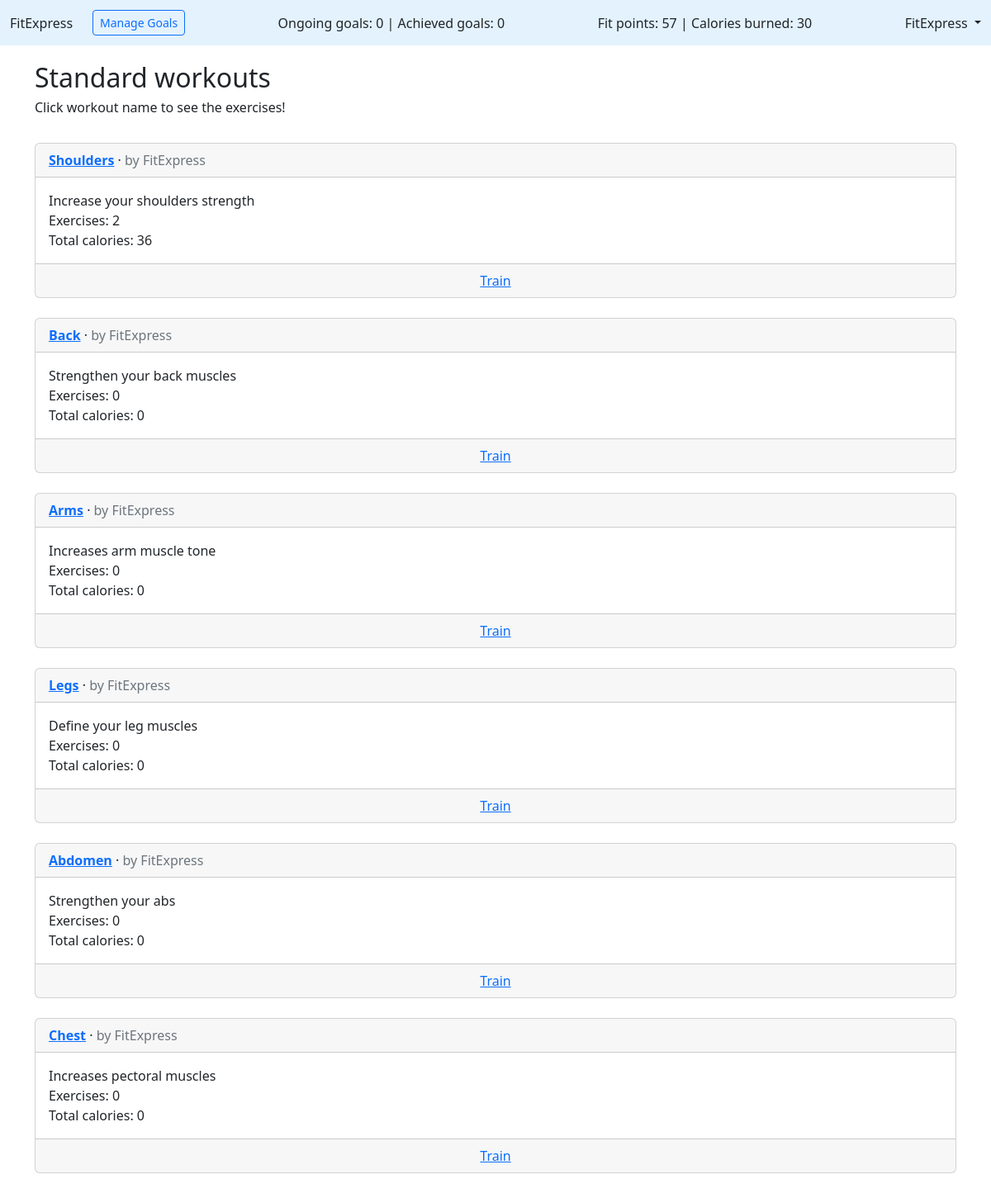
The page /workouts/ (signed in) on the database as committed earlier.
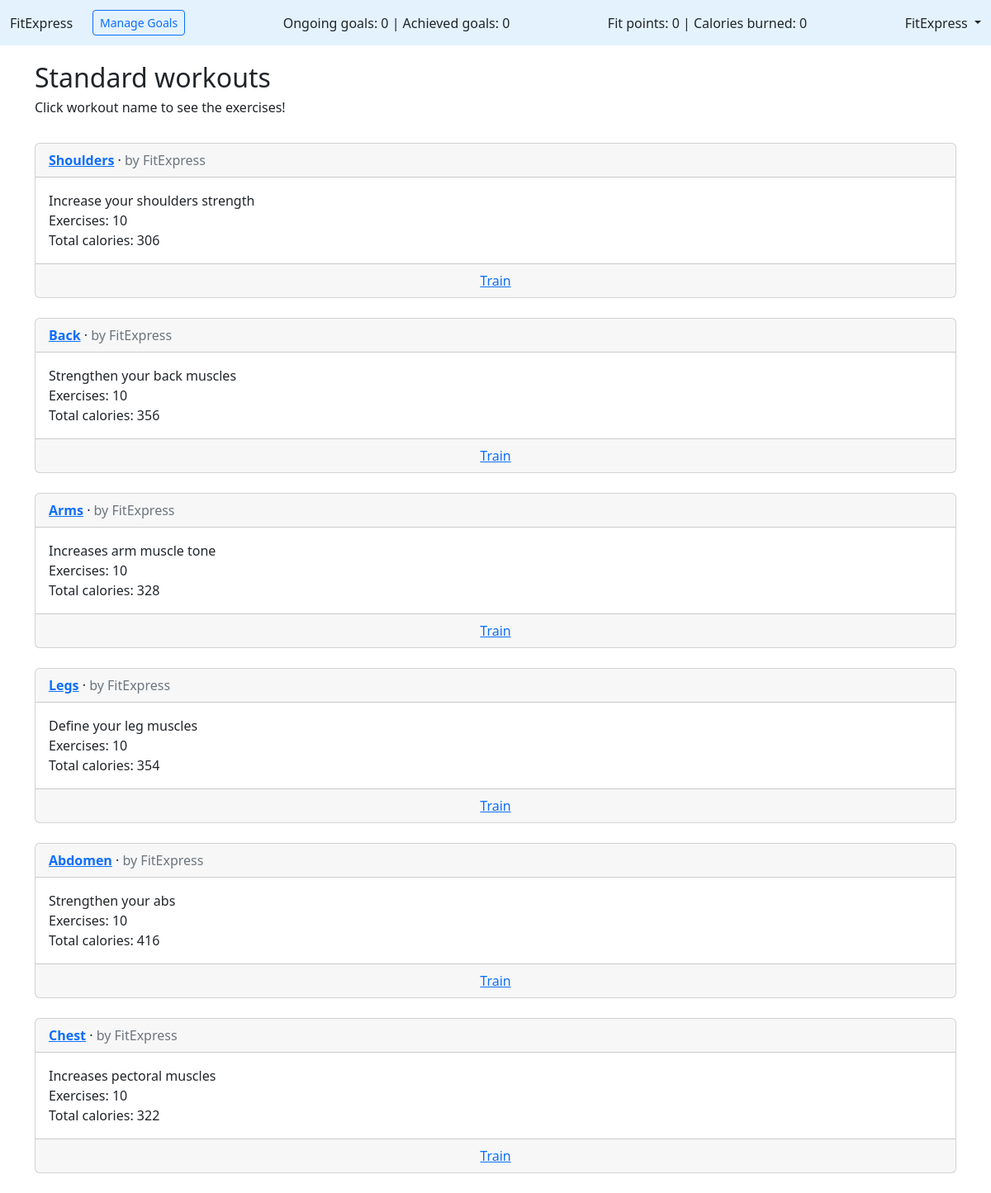
The same page on the database as committed later.
### accounts/models.py (models this page shows, shortened)
class CustomUser(AbstractUser):
    birth = models.DateField(null=True, blank=True)
    calories_burned = models.PositiveIntegerField(default=0)
    fit_points = models.PositiveIntegerField(default=0)
    weight = models.PositiveIntegerField(null=True)
    completed_goals = models.PositiveIntegerField(default=0)
    active_goals = models.PositiveIntegerField(default=0)

### workouts/models.py (models this page shows, shortened)
class Workout(models.Model):
    title = models.CharField(max_length=255)
    description = models.TextField()
    exercise_num = models.PositiveIntegerField(default=0)
    last_training_date = models.DateField(null=True, blank=True)
    kcal = models.PositiveIntegerField(default=0)
    author = models.ForeignKey(
        settings.AUTH_USER_MODEL,
        on_delete=models.CASCADE,
    )

### workouts/views.py (the view)
# urls.py: path("", WorkoutStandardListView.as_view(), name="workoutstandardlist"),
class WorkoutStandardListView(LoginRequiredMixin, ListView):
    model = Workout
    template_name = "workoutstandard_list.html"

### templates/workoutstandard_list.html (shortened to what this page needs)
{% extends "base.html" %}
{% block content %}
<h2>Standard workouts</h2>
<h6>Click workout name to see the exercises!</h6>
<br>
{% for workout in workout_list %}
{% if workout.author.username == "FitExpress" %}
<div class="card">
  <div class="card-header">
    <span class="fw-bold">
      <a href="{% url 'workoutexercises' workout.pk %}">{{ workout.title }}</a>
    </span> &middot;
    <span class="text-muted">by FitExpress
  </div>
  <div class="card-body">
    {{ workout.description }}
    <br>
    Exercises: {{ workout.exercise_num }}
    <br>
    Total calories: {{ workout.kcal }}
  </div>
  <div class="card-footer text-center text-muted">
    <a href="{% url 'workouttrain' workout.pk %}">Train</a>
  </div>
</div>
<br />
{% endif %}
{% endfor %}
{% endblock content %}

### templates/base.html (shortened to what this page needs)
<!DOCTYPE html>
<html>
<head>
  <link href="https://cdn.jsdelivr.net/npm/bootstrap@5.2.3/dist/css/bootstrap.min.css" rel="stylesheet"
>
</head>
<body>
  <header class="p-3 mb-3 border-bottom">
    <div class="d-flex flex-wrap align-items-center justify-content-center
        justify-content-lg-start fixed-top" style="background-color: #e3f2fd; padding: 1%">
      <a class="navbar-brand" href="{% url 'home' %}">FitExpress</a><br>
      {% if user.is_authenticated %}
      <ul class="nav col-12 col-lg-auto me-lg-auto mb-2 justify-content-center
          mb-md-0 ms-4">
        <li><a type="button" class="btn btn-outline-primary btn-sm" href="{% url "goalslist" %}">Manage Goals</a></li>
      </ul>
      <ul class="nav col-12 col-lg-auto me-lg-auto mb-2 justify-content-center
          mb-md-0">
        <li>Ongoing goals: {{ user.active_goals }} | Achieved goals: {{ user.completed_goals }}</li>
      </ul>
      <ul class="nav col-12 col-lg-auto me-lg-auto mb-2 justify-content-center mb-md-0">
        <li>Fit points: {{ user.fit_points }} | Calories burned: {{ user.calories_burned }}</li>
      </ul>
      <div class="dropdown text-end">
        <a href="#" class="d-block link-dark text-decoration-none dropdown-toggle" id="dropdownUser1"
          data-bs-toggle="dropdown" aria-expanded="false">
          {{ user.username }}
        </a>
      </div>
      {% else %}
      <div class="text-end" style="margin-left: 2%;">
        <a href="{% url 'login' %}" class="btn btn-outline-primary me-2">
          Log In</a>
        <a href="{% url 'signup' %}" class="btn btn-primary">Sign Up</a>
      </div>
      {% endif %}
    </div>
  </header>
  <main>
    <div class="container">
      {% block content %}
      {% endblock content %}
    </div>
  </main>
</body>
</html>

Rows that differ between the two databases and show on the page:
changed CustomUser "FitExpress": fit_points "57" → "0"; calories_burned "30" → "0"
changed Workout "Shoulders": exercise_num "2" → "10"; kcal "36" → "306"
changed Workout "Back": exercise_num "0" → "10"; kcal "0" → "356"
changed Workout "Arms": exercise_num "0" → "10"; kcal "0" → "328"
changed Workout "Legs": exercise_num "0" → "10"; kcal "0" → "354"
changed Workout "Abdomen": exercise_num "0" → "10"; kcal "0" → "416"
changed Workout "Chest": exercise_num "0" → "10"; kcal "0" → "322"
